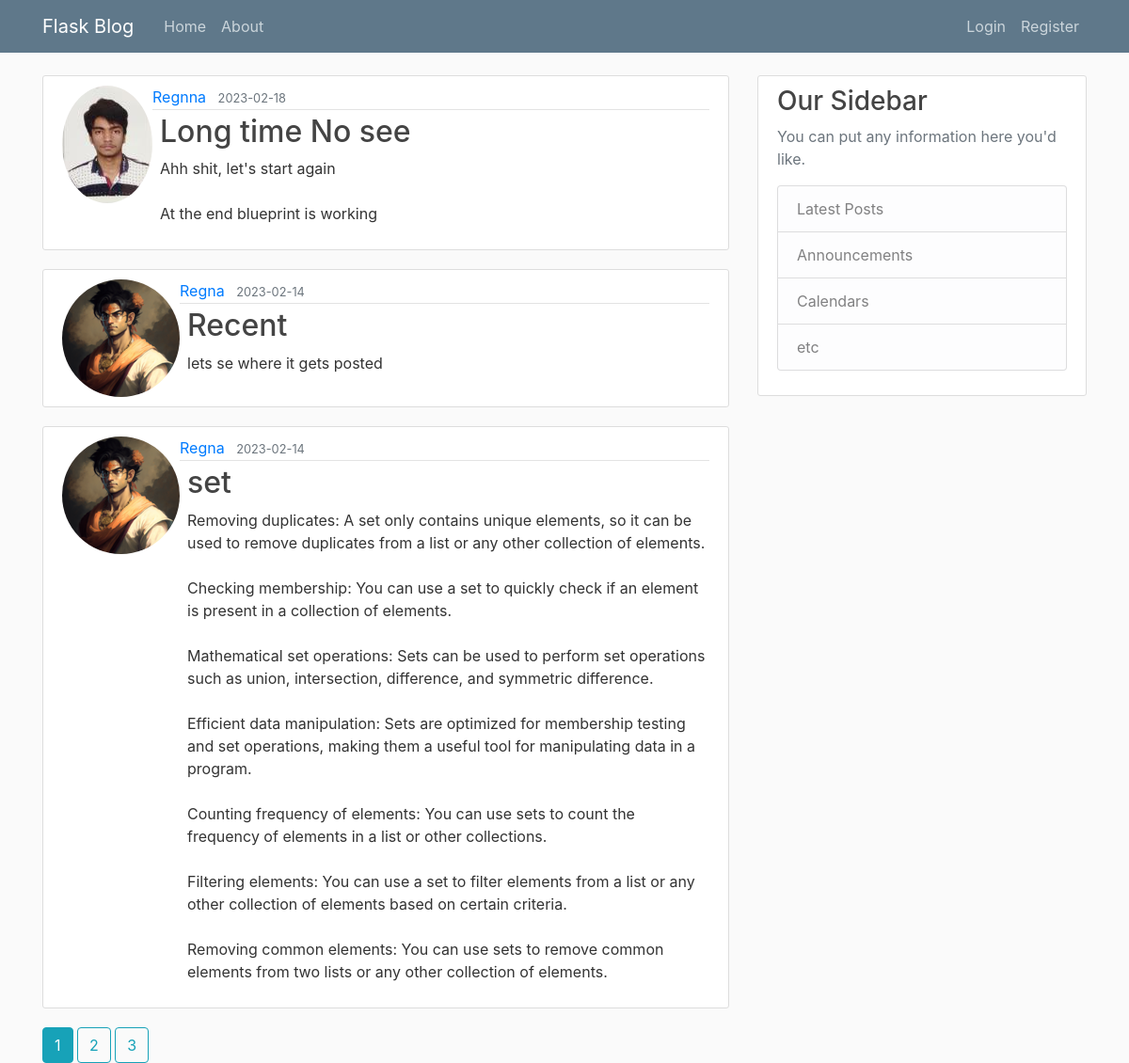
The page /home on the database its author committed.
### flaskblog/models.py (models this page shows, shortened)
class Post(db.Model):
    id = db.Column(db.Integer, primary_key=True)
    title = db.Column(db.String(100), nullable=False)
    date_posted = db.Column(db.DateTime, nullable=False, default=datetime.now(timezone(timedelta(hours=5, minutes=30))))
    content = db.Column(db.Text, nullable=False)
    user_id = db.Column(db.Integer, db.ForeignKey('user.id'), nullable=False)

class User(db.Model,UserMixin):
    id = db.Column(db.Integer, primary_key=True)
    username = db.Column(db.String(20), unique=True, nullable=False)
    email = db.Column(db.String(120), unique=True, nullable=False)
    image_file = db.Column(db.String(20), nullable=False, default='default.png')
    password = db.Column(db.String(60), nullable=False)
    posts = db.relationship('Post', backref='author', lazy=True)

### flaskblog/main/routes.py (the view)
@main.route("/")
@main.route("/home")
def home():
    page=request.args.get('page',1,type=int)
    posts=Post.query.order_by(Post.date_posted.desc()).paginate(page=page,per_page=3)
    return render_template('home.html', posts=posts)

### flaskblog/templates/home.html
{% extends "layout.html" %}
{% block content %}
{% for post in posts %}
<article class="media content-section">
  <img src="{{url_for('static',filename='profile.pics/'+post.author.image_file)}} " alt="" class="rounded-circle article-image">
    <div class="media-body">
      <div class="article-metadata">
        <a class="mr-2" href="{{url_for('users.user_post',username=post.author.username)}} ">{{ post.author.username }}</a>
        <small class="text-muted">{{ post.date_posted.strftime('%Y-%m-%d') }}</small>
      </div>
      <h2><a class="article-title ml-2" href="{{url_for('posts_v2.post',post_id=post.id)}}">{{ post.title }}</a></h2>
      <p class="article-content ml-lg-2">{{ post.content }}</p>
    </div>
  </article>
{% endfor %}
{% for page_num in posts.iter_pages(left_edge=1,right_edge=1, left_current=1, right_current=1) %}
  {%if page_num %}
    {%if posts.page==page_num%}
      <a href="{{url_for('main.home',page=page_num)}}" class="btn btn-info">{{page_num}}</a>
    {%else%}
    <a href="{{url_for('main.home',page=page_num)}}" class="btn btn-outline-info">{{page_num}}</a>
    {%endif%}
  {%else%}
      ...
  {%endif%}
{% endfor %}
{% endblock content %}

### flaskblog/static/main.css (style rules this page uses)
body { background: #fafafa; color: #333333; margin-top: 5rem; }
h1, h2, h3, h4, h5, h6 { color: #444444; }
.content-section { background: #ffffff; padding: 10px 20px; border: 1px solid #dddddd; border-radius: 3px; margin-bottom: 20px; }
.article-title { color: #444444; }
.article-content { white-space: pre-line; }
.article-metadata { padding-bottom: 1px; margin-bottom: 4px; border-bottom: 1px solid #e3e3e3 }

### rows shown on the page
Post: image_file (picture), author.username "Regnna", date_posted "2023-02-18", title "Long time No see", content "Ahh shit, let's start again At the end blueprint is working"
Post: image_file (picture), author.username "Regna", date_posted "2023-02-14", title "Recent", content "lets se where it gets posted"
Post: image_file (picture), author.username "Regna", date_posted "2023-02-14", title "set", content "Removing duplicates: A set only contains unique elements, so it can be used to remove duplicates from a list or any other collection of elements. Checking membership: You can use a set to quickly check if an element is present in a collection of elements. Mathematical set operations: Sets can be used to perform set operations such as union, intersection, difference, and symmetric difference. Efficient data manipulation: Sets are optimized for membership testing and set operations, making them a useful tool for manipulating data in a program. Counting frequency of elements: You can use sets to count the frequency of elements in a list or other collections. Filtering elements: You can use a…"

### other values the page prints
{{ page_num }} "1"
{{ page_num }} "2" "3"
